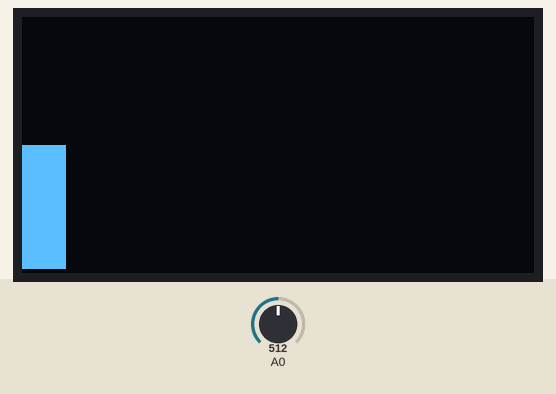
Simulated run of this sketch. Board: Arduino Uno, built with avr-gcc and run on an emulated ATmega328P. Shown: 128×64 one-colour display. The test bench sets the inputs (shaded band); at power-on: A0 = 512.

Above: at 1.2 s.
1.3 s: A0 set to 716
At 1.41 s:
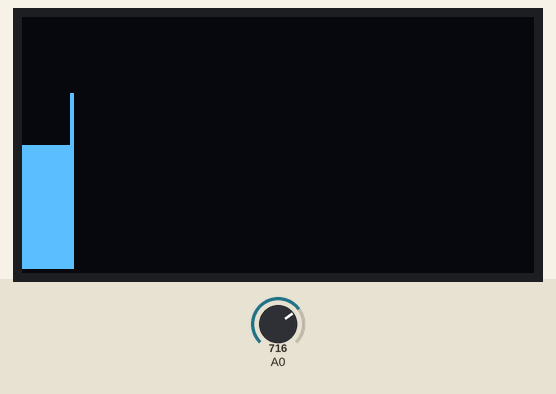
3.1 s: A0 set to 900
At 3.21 s:
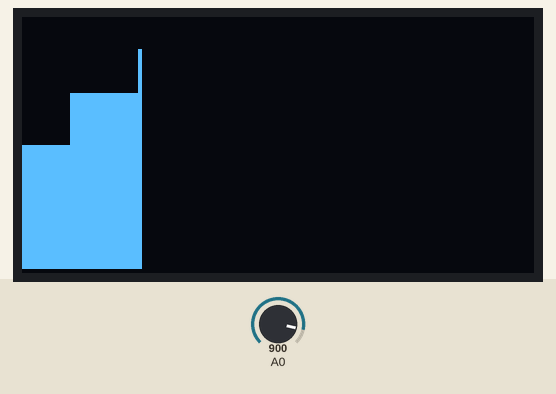
4.6 s: A0 set to 1023
At 4.7 s:
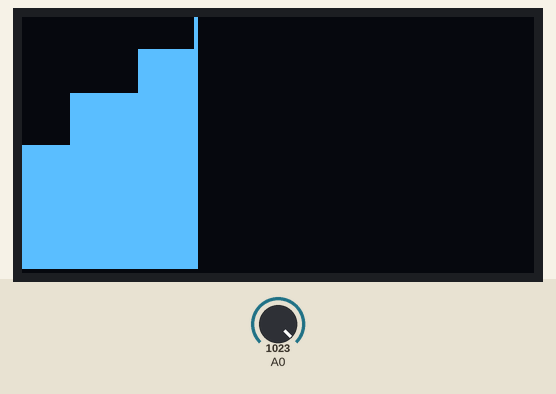

The sketch:

Projeto_190_Grafico_de_LDR_no_OLED.ino
```cpp
// Projeto 190 - Grafico de LDR no OLED
// Arduino Uno | Arduino Neon Lab

#include <Wire.h>
#include <Adafruit_GFX.h>
#include <Adafruit_SSD1306.h>
Adafruit_SSD1306 tela(128,64,&Wire,-1);
byte x=0;
void setup(){tela.begin(SSD1306_SWITCHCAPVCC,0x3C);
 tela.clearDisplay();tela.display();}
void loop(){
 int v=analogRead(A0);byte h=map(v,0,1023,0,63);
 if(x==0)tela.clearDisplay();
 tela.drawFastVLine(x,63-h,h,SSD1306_WHITE);
 tela.display();x=(x+1)%128;delay(80);
}
```
